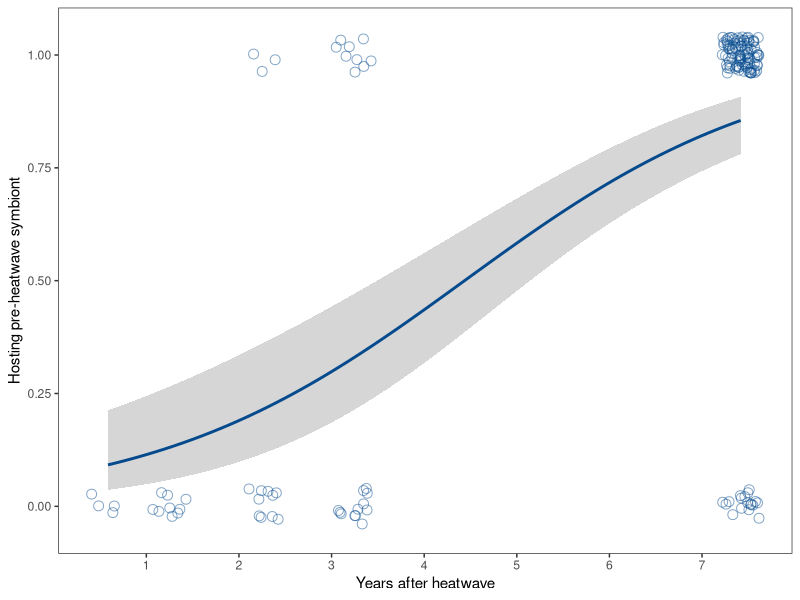
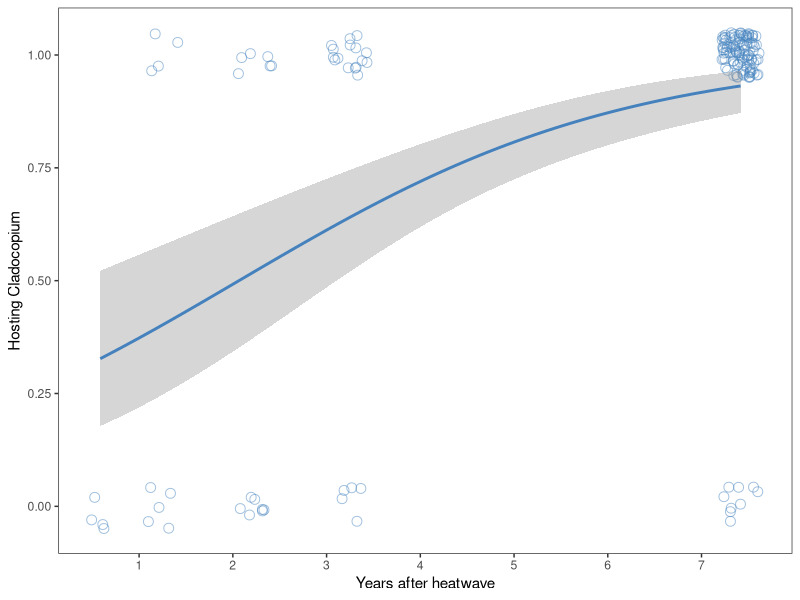
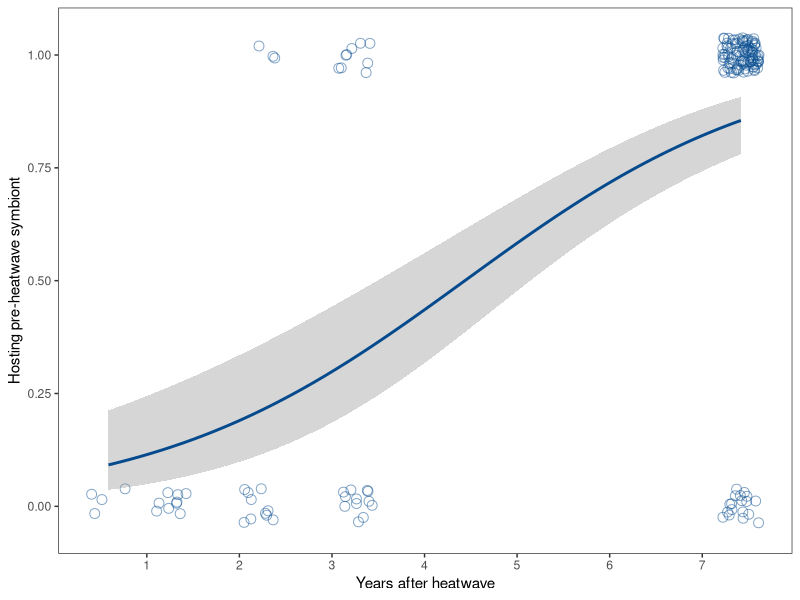
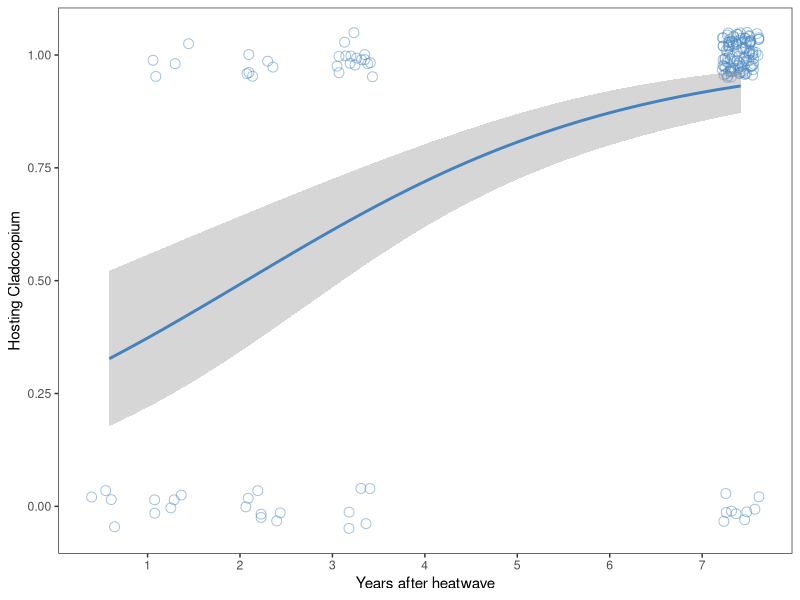

Generate these figures, in order, with R:
#####################################################################
# Last updated 2025-05-29 - Alexander Van Nynatten
# Tests the recovery of pre-heatwave symbiont lineages in Pocillopora
#####################################################################

#####################################################################
# Loads files and the libraries for analysis
#####################################################################

library(tidyverse)

# Tidied symportal output
symportal_df <- read_csv('data/01_symportal_results_df.csv')
profile_groups <- read_csv('data/04_symbiont_lineages.csv')

# Survey dates for comparing recovery over time
Sampling_dates <- data.frame(
  expedition = sort(unique(symportal_df$expedition)),
  Date = as.Date(c('2013-08-01', 
                   '2014-08-01',
                   '2015-01-01',
                   '2015-05-01',
                   '2015-07-01',
                   '2016-03-01',
                   '2016-11-01', 
                   '2017-07-01',
                   '2018-07-01',
                   '2019-07-01',
                   '2023-09-01')
  ))


#####################################################################
# Classifies pre-heatwave profiles
#####################################################################

# List of pre-heatwave symbiont profiles in Pocillopora
pre_heatwave_profiles <- profile_groups %>%
  filter(Profile_cols == '#054a8d')
  
#####################################################################
# Calculates the probability of a colony hosting pre-heatwave symbiont by yr
#####################################################################

# New dataframe classifying each sample as hosting pre-heatwave profile (1) or not (0)
symbiont_recovery_df <- symportal_df %>% 
  filter(Count_freq > 0.1) %>%
  filter(host_genus == 'Pocillopora') %>% # only Pocillopora
  left_join(Sampling_dates) %>%
  mutate(Profile_type_binary = ifelse(Profile %in% pre_heatwave_profiles$Profile, 1, 0)) %>%
  group_by(sample_name, Date, expedition, expedition_class, coral_tag) %>%
  reframe(Profile_type_binary = max(Profile_type_binary)) %>%
  mutate(days_after = Date - as.Date("2016-04-01")) %>%
  filter(days_after > 0) %>%
  mutate(yrs_after = as.numeric(days_after / 365.25))

# Checks the proportion of samples in 2023 hosting pre-heatwave states
symbiont_recovery_df %>%
  filter(expedition == '2023b') %>%
  group_by(Profile_type_binary) %>%
  summarize(n = n())

# Plots binomial regression of probability of hosting pre-heatwave profiles x year
ggplot(data = symbiont_recovery_df,
       aes(yrs_after, Profile_type_binary)) +
  geom_jitter(shape = 21, width = 0.2, height = 0.04, colour = '#054a8d', size = 3, alpha = 0.5) +
  geom_smooth(method = "glm", method.args = list(family = "binomial"), 
              se = TRUE, colour = '#054a8d') +
  xlab("Years after heatwave") +
  ylab("Hosting pre-heatwave symbiont") + 
  scale_x_continuous(breaks = 0:7) + 
  ylim(-0.05,1.05) + 
  theme_test()

ggsave('figures_tables/Fig3a_preheatwave_recovery.pdf', height = 80, width = 80, units = "mm")

  # Statistical analysis using binomial distribution 
Recovery_x_yr <- glm(Profile_type_binary ~ yrs_after, family = binomial(link = "logit"), 
                          data = symbiont_recovery_df)

# Summary of statistical output
summary(Recovery_x_yr)

# For 50% recovery
target_prob <- 0.5
logit_target <- log(target_prob / (1 - target_prob))
(logit_target - coef(Recovery_x_yr)[1]) / coef(Recovery_x_yr)[2]

# For 95% recovery
target_prob <- 0.95
logit_target <- log(target_prob / (1 - target_prob))
(logit_target - coef(Recovery_x_yr)[1]) / coef(Recovery_x_yr)[2]

#####################################################################
# Probability of hosting any Cladocopium each expedition after heatwave
#####################################################################

# New dataframe classifying each sample as hosting Cladocopium (1) or not (0)
cladocopium_recovery_df <- symportal_df %>% 
  filter(Count_freq > 0.1) %>%
  filter(host_genus == 'Pocillopora') %>% # only Pocillopora
  left_join(Sampling_dates) %>%
  mutate(Profile_type_binary = ifelse(Clade == 'C', 1, 0)) %>%
  group_by(sample_name, Date, expedition, coral_tag) %>%
  reframe(Profile_type_binary = max(Profile_type_binary)) %>%
  mutate(days_after = Date - as.Date("2016-04-01")) %>%
  filter(days_after > 0) %>%
  mutate(yrs_after = as.numeric(days_after / 365.25))

# Checks the proportion of samples in 2023 hosting pre-heatwave states
cladocopium_recovery_df %>%
  filter(expedition == '2023b') %>%
  group_by(Profile_type_binary) %>%
  summarize(n = n())

# Plots binomial regression of probability of hosting pre-heatwave profiles x year
ggplot(data = cladocopium_recovery_df,
       aes(yrs_after, Profile_type_binary)) +
  geom_jitter(shape = 21, width = 0.2, height = 0.05, colour = '#4481bd', size = 3, alpha = 0.5) +
  geom_smooth(method = "glm", method.args = list(family = "binomial"), 
              se = TRUE, colour = '#4481bd') +
  xlab("Years after heatwave") +
  ylab("Hosting Cladocopium") + 
  scale_x_continuous(breaks = 0:7) + 
  ylim(-0.05,1.05) + 
  theme_test()

ggsave('figures_tables/Fig3b_cladocopium_recovery.pdf', height = 80, width = 80, units = "mm")

# Statistical analysis using binomial distribution 
Recovery_C_yr <- glm(Profile_type_binary ~ yrs_after, family = binomial(link = "logit"), 
                     data = cladocopium_recovery_df)

# Summary of statistical output
summary(Recovery_C_yr)

# For 50% recovery
target_prob <- 0.5
logit_target <- log(target_prob / (1 - target_prob))
(logit_target - coef(Recovery_C_yr)[1]) / coef(Recovery_C_yr)[2]

# For 90% recovery
target_prob <- 0.95
logit_target <- log(target_prob / (1 - target_prob))
(logit_target - coef(Recovery_C_yr)[1]) / coef(Recovery_C_yr)[2]

#####################################################################
# Simulations of Pocillopora samples equal in number of Montipora colonies
#####################################################################

# Number of Montipora colonies sampled collected after heatwave
symportal_df %>%
  filter(!expedition_class %in% c('1_before', '2_during')) %>%
  filter(host_genus == 'Montipora') %>%
  distinct(sample_name) %>%
  nrow()
  
# Loops through random subsamples of 2023 Pocillopora samples on n = Montipora samples
preh_detected <- numeric()
for(i in 1:1000){
  
  # Random subsamples
  sampled_colonies <- symportal_df %>%
    filter(expedition_class %in% c('3_after', '4_longafter')) %>%
    filter(host_genus == 'Pocillopora') %>%
    distinct(coral_tag, .keep_all = TRUE) %>%
    slice_sample(n = 8) # equal to the number of Montipora samples
  
  # Tests how many of the subsampled colonies host pre-heatwave profiles
  n_preheatwave <- symbiont_recovery_df %>%
    filter(expedition_class %in% c('3_after', '4_longafter')) %>%
    filter(sample_name %in% sampled_colonies$sample_name) %>%
    filter(Profile_type_binary == 1) %>%
    nrow()
  
  preh_detected <- c(preh_detected, n_preheatwave) 
  
}

# Median number of samples with pre-heatwave profiles if fewer Pocillopora corals sampled
median(preh_detected) 

# Statistical comparison of rarefied symbiont sampling to Montipora observations (n = 0 pre-heatwave profiles)
t.test(preh_detected, mu = 0)

#####################################################################

